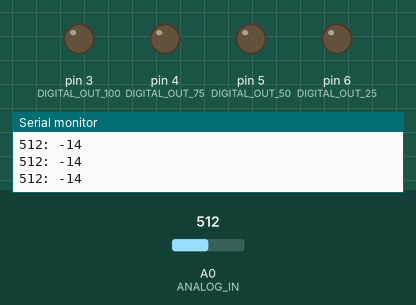
A sketch run on a simulated Arduino Uno, built with avr-gcc and run on an emulated ATmega328P. Parts: output pins drawn as LEDs (lit = HIGH), the last lines printed to the serial monitor. The inputs (shaded band) are chosen by the test bench; at power-on: A0 (ANALOG_IN) = 512.

Above: at 1.2 s.
1.3 s: A0 (ANALOG_IN) set to 336
2.8 s: A0 (ANALOG_IN) set to 315
At 3.2 s:
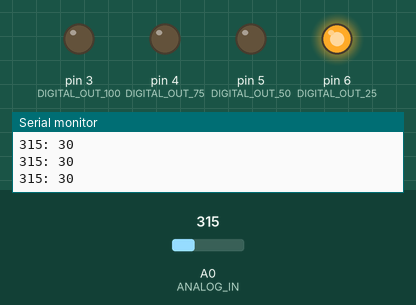
4.3 s: A0 (ANALOG_IN) set to 272
7.3 s: A0 (ANALOG_IN) set to 247
At 7.9 s:
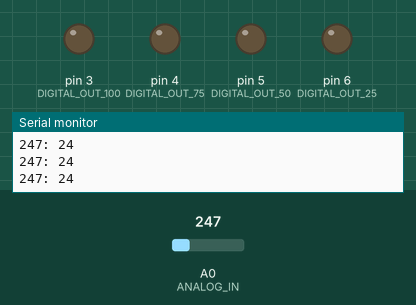
8.8 s: A0 (ANALOG_IN) set to 306
At 10.1 s:
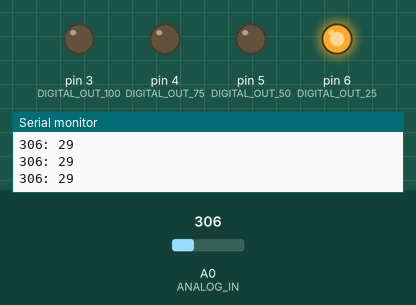
Timing chart, 0 to 11.3 s (numbered marks = the images above; inputs shaded):
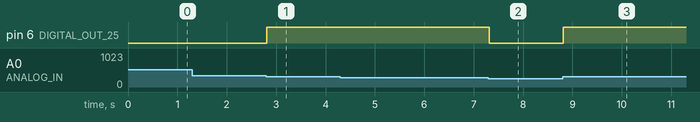

The sketch:

potentiometer_output.ino
```cpp
int ANALOG_IN = 0;      // A0
int DIGITAL_OUT_25 = 6;  // D6
int DIGITAL_OUT_50 = 5;  // D5
int DIGITAL_OUT_75 = 4;  // D4
int DIGITAL_OUT_100 = 3; // D3

int MAX_READ = 1023;

void setup() {
	Serial.begin(9600);

  pinMode(ANALOG_IN, INPUT);
  pinMode(DIGITAL_OUT_25, OUTPUT);
  pinMode(DIGITAL_OUT_50, OUTPUT);
  pinMode(DIGITAL_OUT_75, OUTPUT);
  pinMode(DIGITAL_OUT_100, OUTPUT);
}

void loop() {
  int potentiometer_read = analogRead(ANALOG_IN);
  int potentiometer_percent = (int)((potentiometer_read * 100) / MAX_READ);

	Serial.println(String(potentiometer_read) + ": " + String(potentiometer_percent));

  digitalWrite(DIGITAL_OUT_25, (potentiometer_percent >= 25) ? HIGH : LOW);
  digitalWrite(DIGITAL_OUT_50, (potentiometer_percent >= 50) ? HIGH : LOW);
  digitalWrite(DIGITAL_OUT_75, (potentiometer_percent >= 75) ? HIGH : LOW);
  digitalWrite(DIGITAL_OUT_100, (potentiometer_percent >= 100) ? HIGH : LOW);
}
```

Measured:
- the behaviour switches between 328 and 327 on A0 (ANALOG_IN) (found by bisection; images 0 and 1)
- the behaviour switches between 256 and 255 on A0 (ANALOG_IN) (found by bisection; images 1 and 2)
- after the input at 2.8 s, pin 6 (DIGITAL_OUT_25): LOW → HIGH at once
- after the input at 7.3 s, pin 6 (DIGITAL_OUT_25): HIGH → LOW at once
- after the input at 8.8 s, pin 6 (DIGITAL_OUT_25): LOW → HIGH at once
